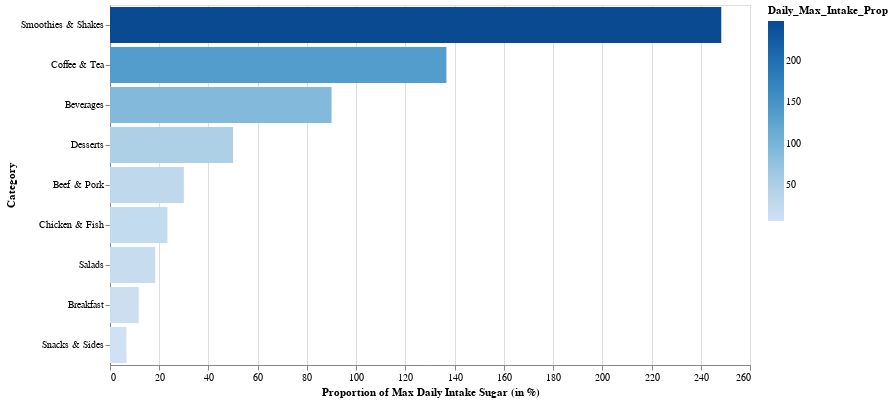

Notebook source saved alongside this figure:
### Code cell
category_df = category_df.sort_values("Daily_Max_Intake_Prop",ascending=False)

height=360
width=640
x_col = "Daily_Max_Intake_Prop"
x_label = "Proportion of Max Daily Intake Sugar (in %)"
y_col = "Category"
color_col = x_col
x_alt = alt.X('%s:Q' % (x_col),title=x_label)
y_alt = alt.Y("%s:N" % (y_col),sort="-x")
color = alt.Color(color_col)
chart = alt.Chart(category_df).mark_bar().encode(x=x_alt,y=y_alt,color=color)
chart = chart.properties(height=height,width=width).interactive()

chart.display()

### Figure 1 — Vega-Lite specification as saved in the notebook (floating-point values rounded to 4 significant figures)
{"config": {"view": {"continuousWidth": 400, "continuousHeight": 300}}, "data": {"name": "data-2a7a64bc71de0dc0940bbcb1fa88233d"}, "mark": "bar", "encoding": {"color": {"type": "quantitative", "field": "Daily_Max_Intake_Prop"}, "x": {"type": "quantitative", "field": "Daily_Max_Intake_Prop", "title": "Proportion of Max Daily Intake Sugar (in %)"}, "y": {"type": "nominal", "field": "Category", "sort": "-x"}}, "height": 360, "selection": {"selector022": {"type": "interval", "bind": "scales", "encodings": ["x", "y"]}}, "width": 640, "$schema": "https://vega.github.io/schema/vega-lite/v4.8.1.json", "datasets": {"data-2a7a64bc71de0dc0940bbcb1fa88233d": [{"Category": "Smoothies & Shakes", "Median_Sugar_Qty": 74.5, "Daily_Max_Intake_Prop": 248.3}, {"Category": "Coffee & Tea", "Median_Sugar_Qty": 41.0, "Daily_Max_Intake_Prop": 136.7}, {"Category": "Beverages", "Median_Sugar_Qty": 27.0, "Daily_Max_Intake_Prop": 90.0}, {"Category": "Desserts", "Median_Sugar_Qty": 15.0, "Daily_Max_Intake_Prop": 50.0}, {"Category": "Beef & Pork", "Median_Sugar_Qty": 9.0, "Daily_Max_Intake_Prop": 30.0}, {"Category": "Chicken & Fish", "Median_Sugar_Qty": 7.0, "Daily_Max_Intake_Prop": 23.33}, {"Category": "Salads", "Median_Sugar_Qty": 5.5, "Daily_Max_Intake_Prop": 18.33}, {"Category": "Breakfast", "Median_Sugar_Qty": 3.5, "Daily_Max_Intake_Prop": 11.67}, {"Category": "Snacks & Sides", "Median_Sugar_Qty": 2.0, "Daily_Max_Intake_Prop": 6.667}]}}
